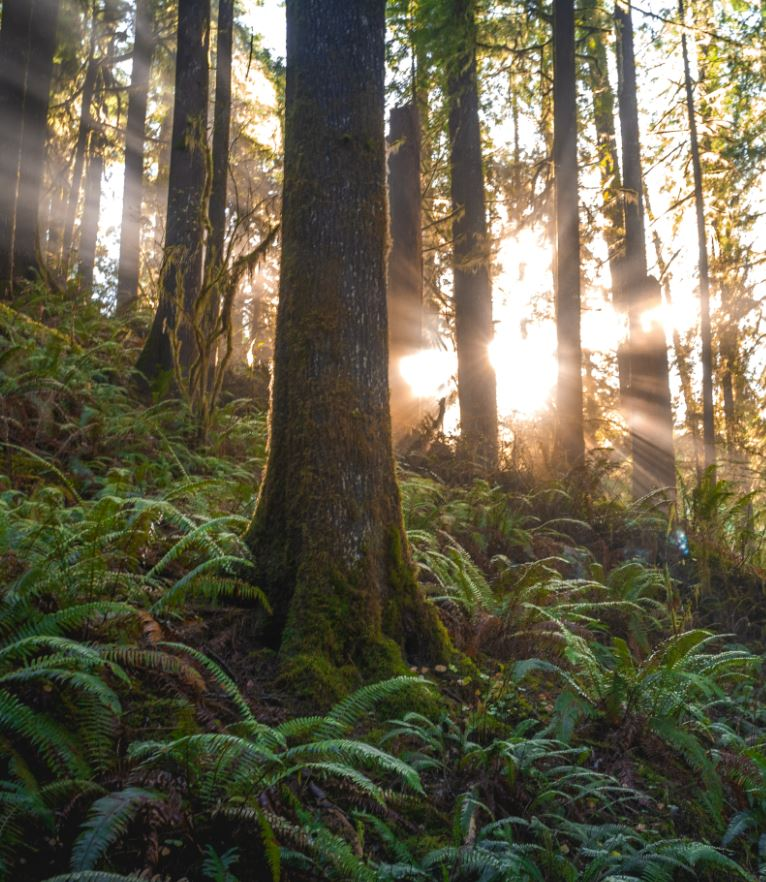
#> input picture svd_compression/img/landscape.jpg, 766 x 882 px
$ python main.py
#> lines starting #> are read from the running program, lines starting #| are printed output that depends on the picture
#> further down, image is the input picture: shape (882, 766, 3); mean B, G, R 74.5, 95, 99.9
import numpy as np
import cv2
import pandas as pd
from cv2 import VideoWriter, VideoWriter_fourcc
import matplotlib.pyplot as plt

def create_video(width, height,video_file='output.mp4'):
    FPS = 10
    fourcc = VideoWriter_fourcc(*'MP4V')
    video = VideoWriter(f'output/{video_file}', fourcc, float(FPS), (width, height))
    return video

def svd_compression_animation(img,output_name='output'):
#> called with output_name = 'landscape'
    B = img[:,:,0]
    G = img[:,:,1]
    R = img[:,:,2]
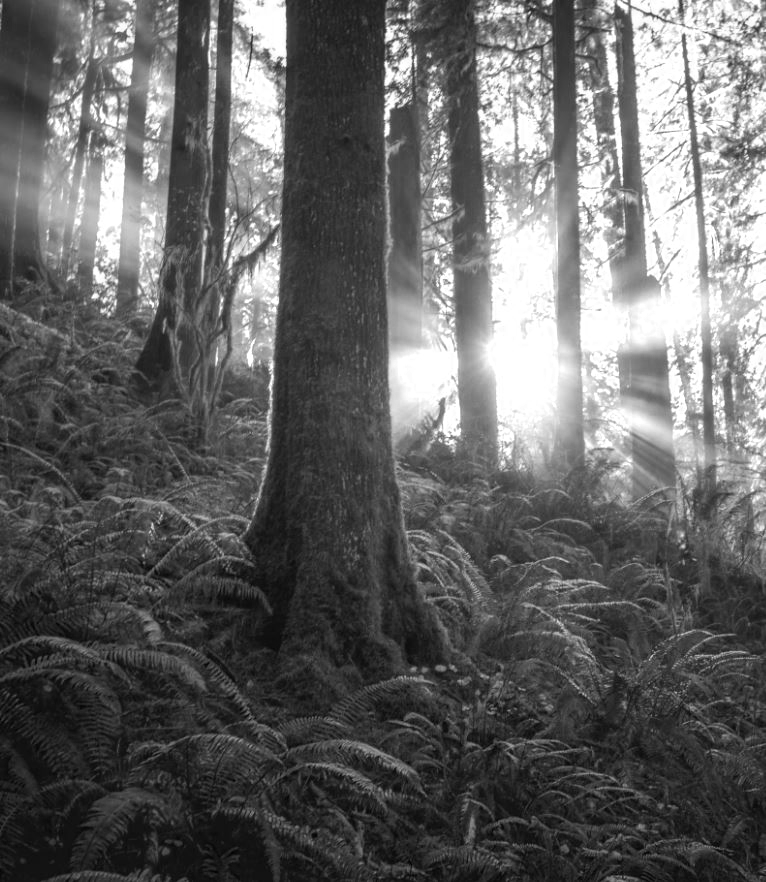
#> R: shape (882, 766); min 0, max 255, mean 99.9

    R_U, R_S, R_VT = np.linalg.svd(R,full_matrices=False)
#> R_S = 766 values, max 95141.2 at index 0, min 2.03 at index 765, mean 558.1
    G_U, G_S, G_VT = np.linalg.svd(G,full_matrices=False)
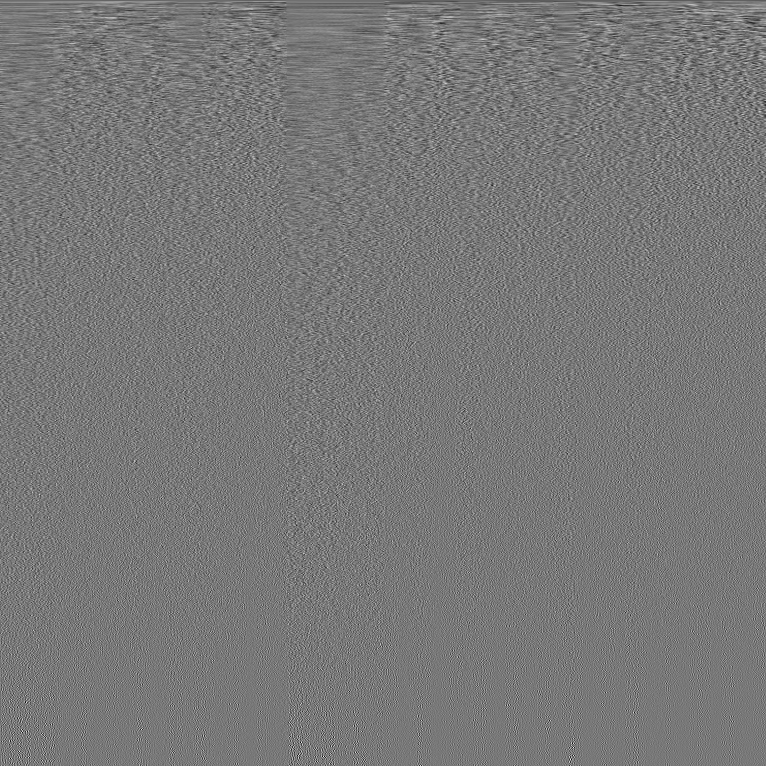
#> G_VT: shape (766, 766) float64; min -0.227, max 0.253, mean -6.7e-05; drawn with min black and max white
#> G_S = 766 values, max 88346.5 at index 0, min 2.15 at index 765, mean 570.9
    B_U, B_S, B_VT = np.linalg.svd(B,full_matrices=False)
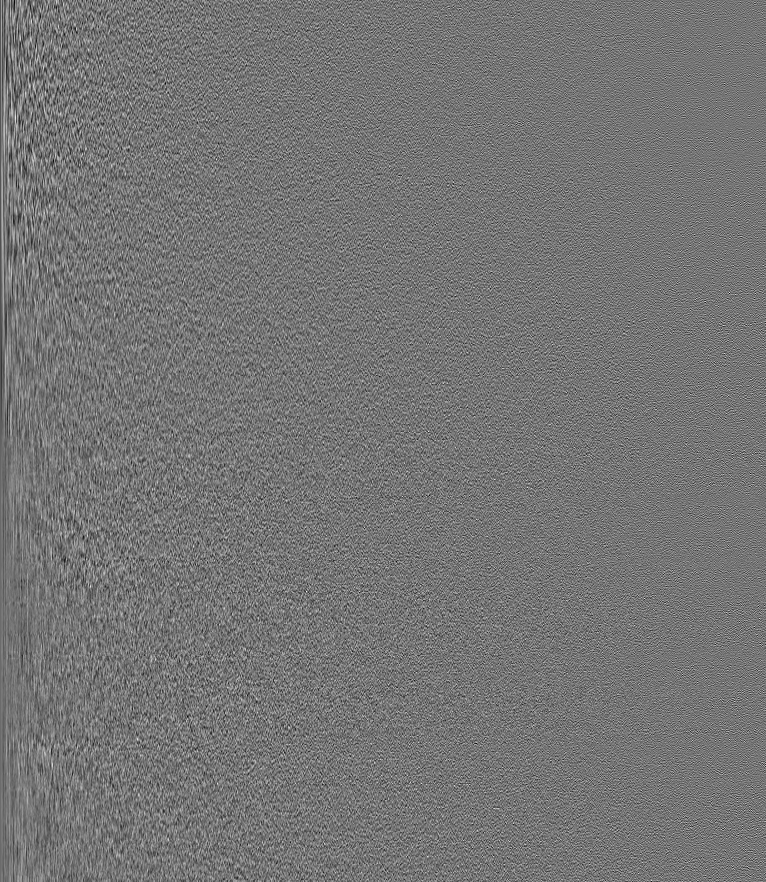
#> B_U: shape (882, 766) float64; min -0.167, max 0.196, mean -7.35e-05; drawn with min black and max white
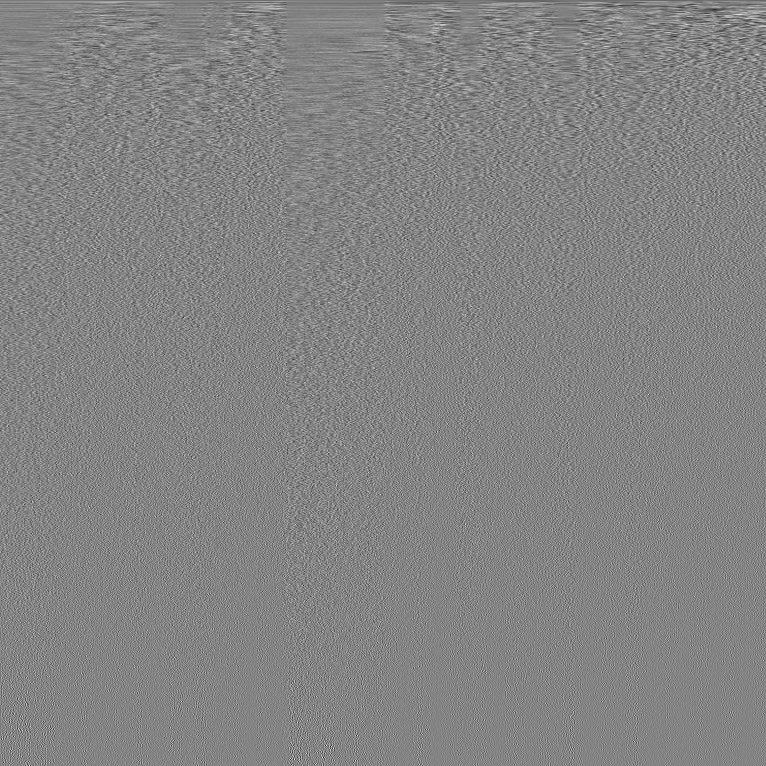
#> B_VT: shape (766, 766) float64; min -0.268, max 0.249, mean -5e-05; drawn with min black and max white
#> B_S = 766 values, max 73020 at index 0, min 2.47 at index 765, mean 554.2

    height,width, = R.shape[0], R.shape[1]
#> height = 882; width = 766

    max_rank = min(height, width)
#> max_rank = 766

    step=2

    stats(B_S,R_S,G_S,height,width,step=2, verbose=True,csv_filename=f'{output_name}.csv')

    rank_range = np.arange(1,  max_rank + 1,2)

    video = create_video(width, height,f'{output_name}.mp4')


    for rank in rank_range:

        print(f'rank: {rank} - of {max_rank} ')

        R_compressed = img_approx_compressed(R_U, R_S, R_VT, rank)
        G_compressed = img_approx_compressed(G_U, G_S, G_VT, rank)
        B_compressed = img_approx_compressed(B_U, B_S, B_VT, rank)

        img_compressed = cv2.merge([B_compressed, G_compressed,  R_compressed])

        video.write(img_compressed)

    video.release()

def svd_compression(img,compression_rate=0.5,output_name='output'):

    B = img[:,:,0].astype(np.float32)
    G = img[:,:,1].astype(np.float32)
    R = img[:,:,2].astype(np.float32)

    B_U, B_S, B_VT = np.linalg.svd(B,full_matrices=False)
    R_U, R_S, R_VT = np.linalg.svd(R,full_matrices=False)
    G_U, G_S, G_VT = np.linalg.svd(G,full_matrices=False)

    height,width, = R.shape[0], R.shape[1]

    max_rank = min(height, width)

    low_rank=int(compression_rate* max_rank)

    #stats(B_S,R_S,G_S,height,width,step=2, verbose=True,csv_filename=f'{output_name}.csv')

    R_compressed = img_approx_compressed(R_U, R_S, R_VT, low_rank)
    G_compressed = img_approx_compressed(G_U, G_S, G_VT, low_rank)
    B_compressed = img_approx_compressed(B_U, B_S, B_VT, low_rank)

    img_compressed = cv2.merge([B_compressed, G_compressed,  R_compressed])

    cv2.imshow('SVD: compression image',img_compressed)


def stats(B_S,R_S,G_S,height,width,step=1,csv_filename='output.csv',verbose=True):
    #Sum singular values ranks of RGB channels
#> called with B_S = array of shape (766,), R_S = array of shape (766,), G_S = array of shape (766,), height = 882, width = 766, step = 2, csv_filename = 'landscape.csv', verbose = True
    S = np.array((B_S,R_S,G_S)).sum(axis=0)
#> S = 766 values, max 256507.8 at index 0, min 6.66 at index 765, mean 1683.2

    total_S = S.sum()
#> total_S = 1289355.9
    n_components = len(S)
#> n_components = 766
    rank_idx = np.arange(1,  n_components + 1)
#> rank_idx = 766 values from 1 to 766

    info_retained = 100 * np.cumsum(S) / total_S
#> info_retained = 766 values from 19.89 to 100
    compression_ratio = height*width/(rank_idx*(height+width+1))

    df =pd.DataFrame({'rank':rank_idx,'info_retained':info_retained,'compression_ratio':compression_ratio})
#> df = table of 766 rows and 3 columns
    df =df[::step]
#> df = table of 383 rows and 3 columns
    df.to_csv(f'output/{csv_filename}',index=False)

    if(verbose==True):
        df.plot(x='rank',y=['info_retained','compression_ratio'])
        plt.grid(linestyle='--')
        plt.show()
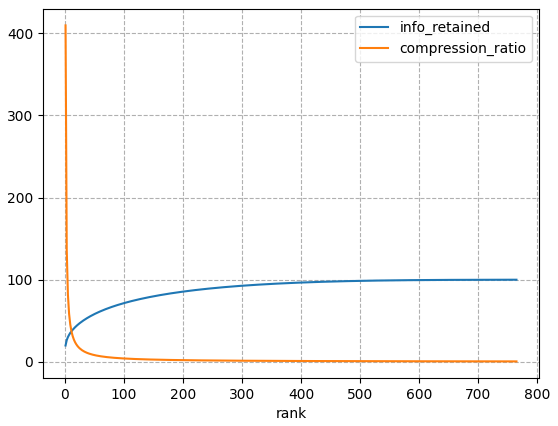
#> figure drawn by matplotlib, 1 panel; curve peaks at x = 765, y = 100; curve peaks at x = 1, y = 409.7


def img_approx_compressed(U, S, VT, k):
    return np.clip((U[:,:k] @ np.diag(S[:k])) @ VT[:k],0,255).round().astype('uint8')

if __name__=='__main__':
    image = cv2.imread('img/landscape.jpg')

    '''
    Rescale the image for faster calculations
    '''
    #image = cv2.resize(image,None, fx = 0.5, fy = 0.5,interpolation=cv2.INTER_CUBIC)

    # * Execute this for animation
    svd_compression_animation(image,'landscape')
#> the loop in svd_compression_animation, `for rank in rank_range: ` made 383 passes
#> pass 1, in svd_compression_animation, `B_compressed = img_approx_compressed(B_U, B_S, B_VT, rank)`:
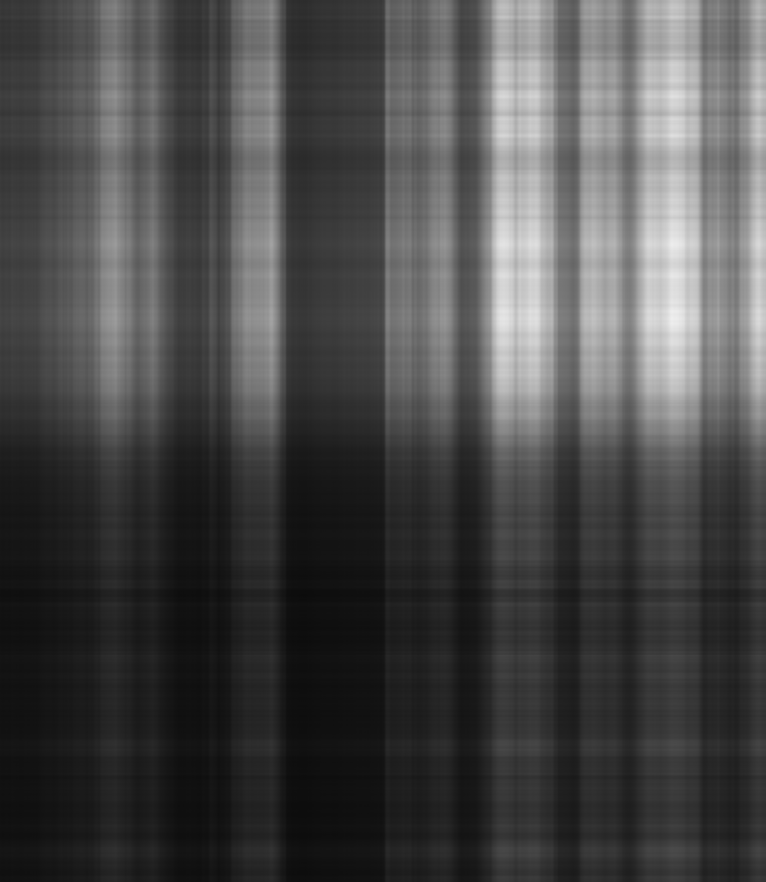
#> B_compressed: shape (882, 766); min 12, max 238, mean 73.2
#> pass 1, in svd_compression_animation, `img_compressed = cv2.merge([B_compressed, G_compressed,  R_compressed])`:
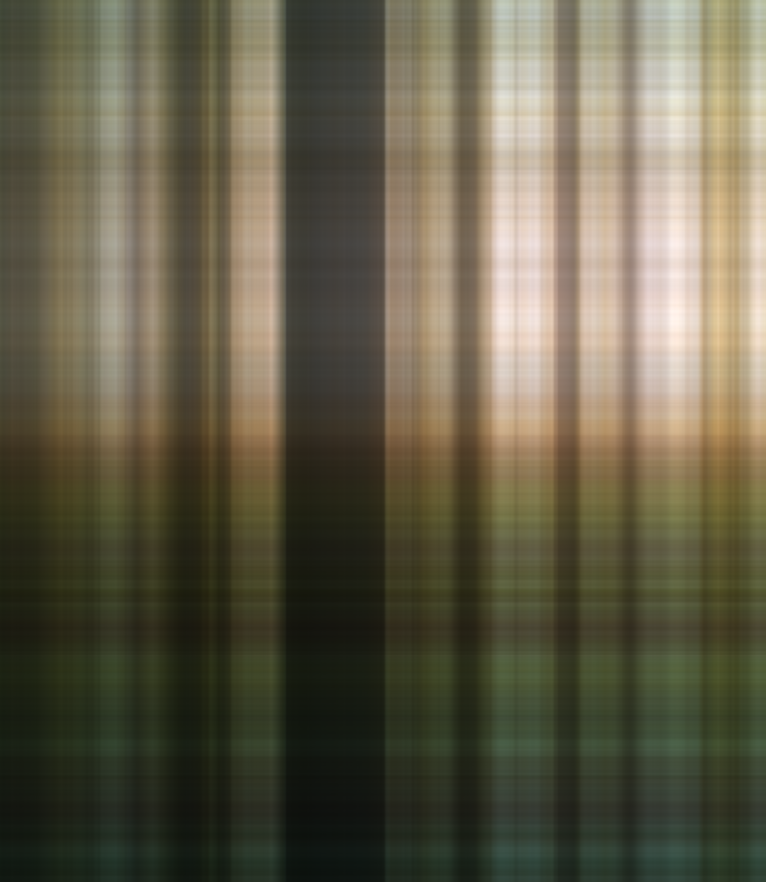
#> img_compressed: shape (882, 766, 3); mean of channels 0, 1, 2 73.2, 93.7, 98.7; drawn as B, G, R

    # * Execute this for get only one svd image
    #svd_compression(image,0.1)


    cv2.waitKey(0)
    cv2.destroyAllWindows()
